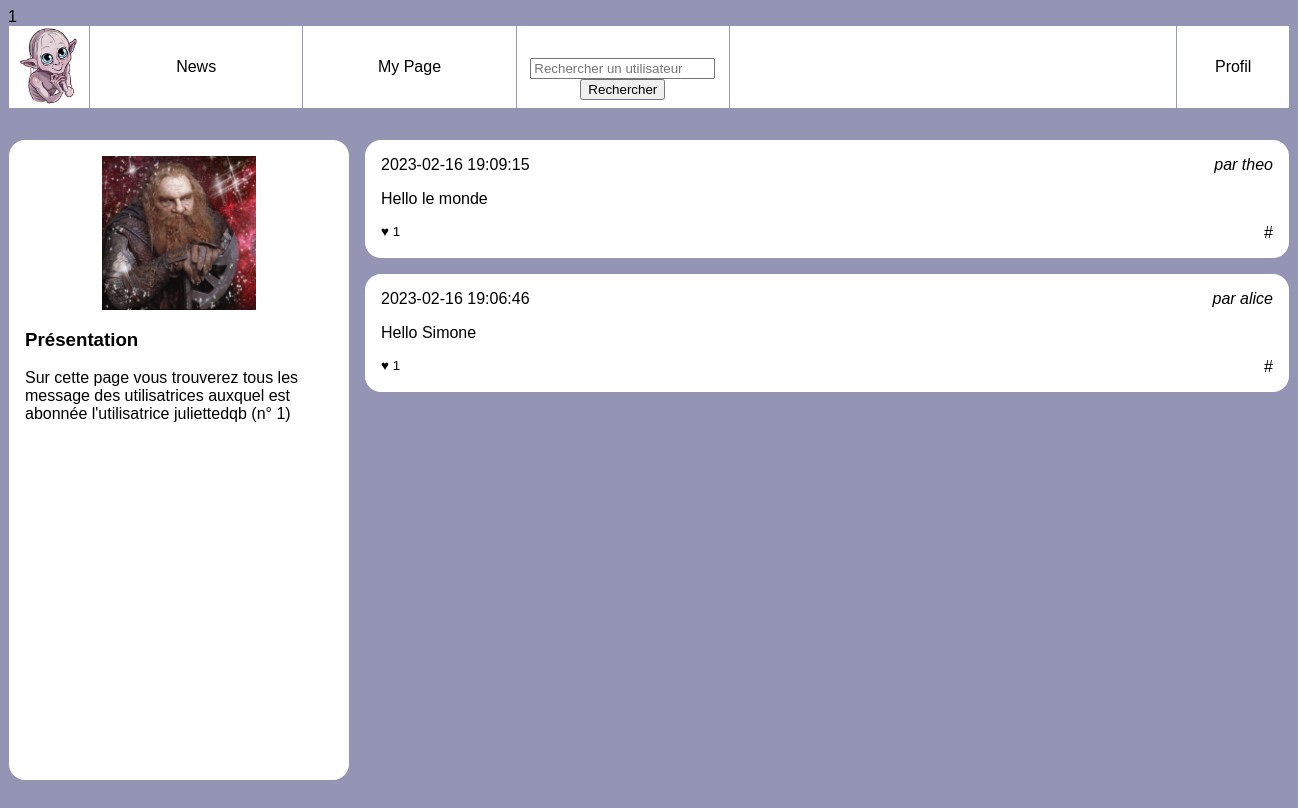
The page /Niveau1/feed.php?user_id=1 (signed in) on the database its author committed.
### tables this page shows
CREATE TABLE `users` (
  `id` int(10) UNSIGNED NOT NULL,
  `email` varchar(255) NOT NULL,
  `password` varchar(255) NOT NULL,
  `alias` varchar(255) NOT NULL,
  `image` varchar(50) NOT NULL DEFAULT 'user.jpg'
);

### Niveau1/feed.php (the view, shortened to what this page needs)
<!doctype html>
<html lang="fr">
    <head>
        <link rel="stylesheet" href="style.css"/>
    </head>
    <body>
        <?php
            include "./header.php";
            include("fonctions.php");
        ?>
        <div id="wrapper">
            <?php
                $userId = intval($_GET['user_id']);
            ?>
            <aside>
                <?php
                    $laQuestionEnSql = "SELECT * FROM `users` WHERE id= '$userId' ";
                    $lesInformations = $mysqli->query($laQuestionEnSql);
                    $user = $lesInformations->fetch_assoc();
                ?>
                <img src="<?php echo $user['image'] ?>" alt="Portrait de l'utilisatrice"/>
                <section>
                    <h3>Présentation</h3>
                    <p>Sur cette page vous trouverez tous les message des utilisatrices
                        auxquel est abonnée l'utilisatrice <?php echo $user['alias'] ?>
                        (n° <?php echo $userId ?>)
                    </p>
                </section>
            </aside>
            <main>
                <?php
                    $laQuestionEnSql = "
                        SELECT posts.content,
                        posts.created,
                        users.alias as author_name,
                        users.id as author_id,
                        count(likes.id) as like_number,
                        GROUP_CONCAT(DISTINCT tags.label) AS taglist
                        FROM followers
                        JOIN users ON users.id=followers.followed_user_id
                        JOIN posts ON posts.user_id=users.id
                        LEFT JOIN posts_tags ON posts.id = posts_tags.post_id
                        LEFT JOIN tags       ON posts_tags.tag_id  = tags.id
                        LEFT JOIN likes      ON likes.post_id  = posts.id
                        WHERE followers.following_user_id='$userId'
                        GROUP BY posts.id
                        ORDER BY posts.created DESC
                        ";
                    $lesInformations = $mysqli->query($laQuestionEnSql);
                    while ($post = $lesInformations->fetch_assoc()) {
                        ?>
                        <article>
                            <h3>
                                <time datetime='2020-02-01 11:12:13' ><?php echo $post['created'] ?></time>
                            </h3>
                            <address>par
                                <a href="wall.php?user_id=<?php echo $post['author_id'] ?>">
                                    <?php echo $post['author_name'] ?>
                                </a>
                            </address>
                            <div>
                                <p><?php echo $post['content'] ?></p>
                            </div>
                            <footer>
                                <small>♥ <?php echo $post['like_number'] ?></small>
                                <a href="">#<?php echo $post['taglist'] ?></a>
                            </footer>
                        </article>
                <?php } ?>
            </main>
        </div>
    </body>
</html>

### Niveau1/style.css (style rules this page uses)
body { background-color: rgb(148, 148, 180); font-family: Arial; }
a { text-decoration: none; color:black; }
#wrapper { display:flex; width:80em; margin:0 auto 2em auto; }
#wrapper aside { background-color: #fff; flex:1; padding:1em; border-radius: 1em; }
#wrapper aside img { display: block; width:50%; margin:auto; }
#wrapper main { flex:3; padding-left:1em; height: 80vh; overflow-y: scroll; }
#wrapper main article { background-color: #fff; padding:1em; margin-bottom: 1em ; border-radius: 1em; }
#wrapper main article h3 { margin:0; padding:0; font-weight: normal; font-size:1em; }
#wrapper main article time { float:left; }
#wrapper main article address { text-align: right; margin-bottom: 1em; }
#wrapper main article p { margin:0; }
#wrapper main article footer { margin-top: 1em; text-align: right; }
#wrapper main article footer small { float:left; }

### rows shown on the page
users: image (picture), alias "juliettedqb"
users: created "2023-02-16 19:09:15", alias "theo", content "Hello le monde", like_number "1"
users: created "2023-02-16 19:06:46", alias "alice", content "Hello Simone", like_number "1"

### other values the page prints
$idU "1"
$userId "1"
